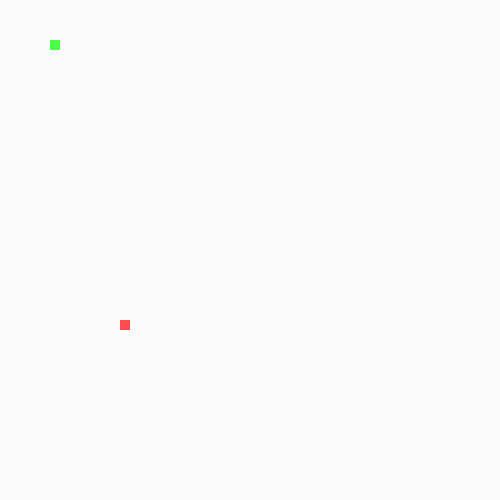
Frame 1 (no input)
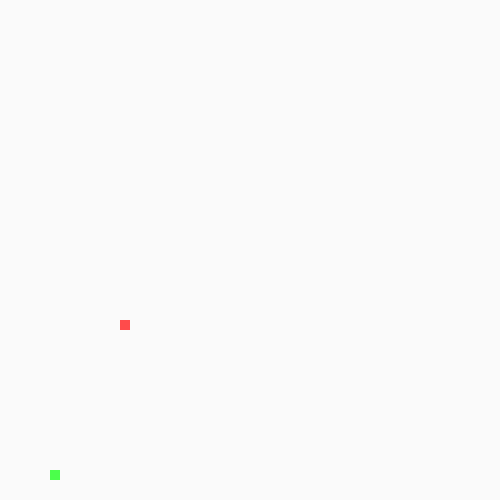
Frame 60 (the mouse pressed at the canvas centre just before this capture)
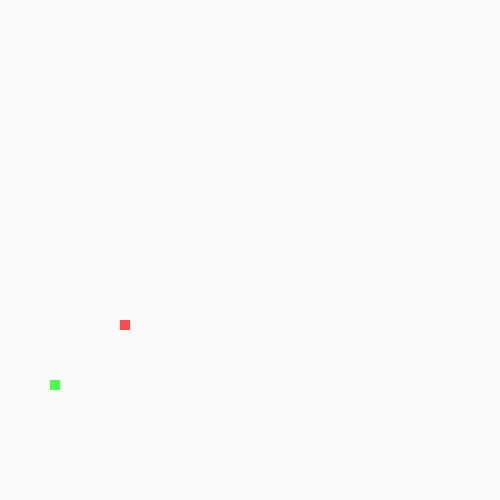
Frame 120 (the mouse held since frame 60 and released just before this capture)

The Processing sketch that drew these frames (run headless with seeded random() and noise(); from frame 60 on, the mouse is pressed at the canvas centre):

// Processing sketch: LeagueSnake
// ── LeagueSnake.pde
//*
// ***** SEGMENT CLASS *****
// This class will be used to represent each part of the moving snake.
//*

class Segment {

//Add x and y member variables. They will hold the corner location of each segment of the snake.

int x;

int y;

// Add a constructor with parameters to initialize each variable.

public Segment(int x, int y){
  
this.x = x;
  
this.y = y;

}
  
}


//*
// ***** GAME VARIABLES *****
// All the game variables that will be shared by the game methods are here
//*

Segment head;

int foodX;

int foodY;

int direction = UP;

int foodEaten = 0;


//*
// ***** SETUP METHODS *****
// These methods are called at the start of the game.
//*

void setup() {

  size(500, 500);
  
  head = new Segment(50, 50);

  frameRate(20);
  
  dropFood();
  
}

void dropFood() {
  //Set the food in a new random location
  
    foodY = ((int)random(50)*10);
    
    foodX = ((int)random(50)*10);
    
}



//*
// ***** DRAW METHODS *****
// These methods are used to draw the snake and its food 
//*

void draw() {
  
  background(250, 250, 250);
  
  drawFood();
  
  move();
  
  drawSnake();
  
}

void drawFood() {
  //Draw the food

  fill(255, 75, 75);
  
  noStroke();
  
  rect(foodX, foodY, 10, 10);
  
}

void drawSnake() {
  //Draw the head of the snake followed by its tail
  
  fill(75, 255, 75);
  
  noStroke();
  
  rect(head.x, head.y, 10, 10);
  
  drawTail();
  
}


//*
// ***** TAIL MANAGEMENT METHODS *****
// These methods make sure the tail is the correct length.
//*

void drawTail() {
  //Draw each segment of the tail 

}

void manageTail() {
  //After drawing the tail, add a new segment at the "start" of the tail and remove the one at the "end" 
  //This produces the illusion of the snake tail moving.
  
}

void checkTailCollision() {
  //If the snake crosses its own tail, shrink the tail back to one segment
  
}



//*
// ***** CONTROL METHODS *****
// These methods are used to change what is happening to the snake
//*

void keyPressed() {
  //Set the direction of the snake according to the arrow keys pressed
  
  if (keyCode == UP && direction != DOWN){
    
   direction = UP;
    
  }
  
  else if (keyCode == LEFT && direction != RIGHT){
    
   direction = LEFT;
    
  }
  
  else if (keyCode == RIGHT && direction != LEFT){
    
   direction = RIGHT;
    
  }
  
  else if (keyCode == DOWN && direction != UP){
    
   direction = DOWN;
    
  }
}

void move() {
  //Change the location of the Snake head based on the direction it is moving.
  
    
  switch(direction) {
  case UP:
    head.y -= 10;
    break;
  case DOWN:
    head.y += 10; 
    break;
  case LEFT:
   head.x -= 10; 
    break;
  case RIGHT:
    head.x += 10; 
    break;
  }
  
  checkBoundaries();
  
}

void checkBoundaries() {
 //If the snake leaves the frame, make it reappear on the other side
 
 if (head.x > 500){
 
   head.x = 0;
   
 }
 
 if (head.x < 0){
 
   head.x = 500;
   
 }
 
 else if (head.y > 500){
  
   head.y = 0;
   
 }
   
 else if (head.y < 0){
  
   head.y = 500;
   
 }
}



void eat() {
  //When the snake eats the food, its tail should grow and more food appear

}
